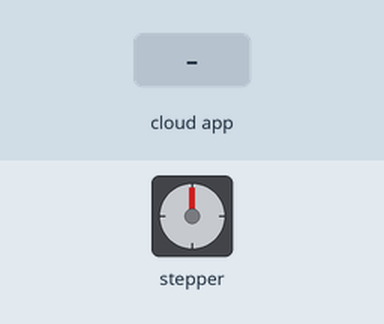
The sketch below on a simulated ESP8266 (NodeMCU). On the bench: stepper motor. Wiring (inferred from the names in the program): stepper motor (200 steps per turn assumed): coils D5, D6, D7, D8. The inputs (shaded band) are chosen by the test bench. WiFi joins after 1.5 s; servers stay silent unless stated; no MQTT or app messages arrive unless stated; what the sketch prints to the serial monitor is not drawn.

Above: at 2.7 s.
2.8 s: the phone or cloud app sets Stepper to 1
At 3.27 s:
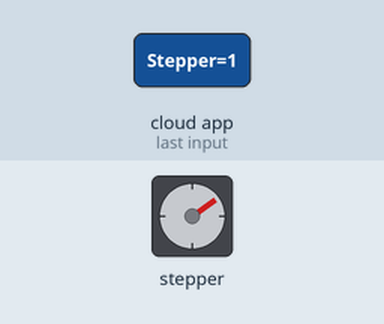
At 3.87 s:
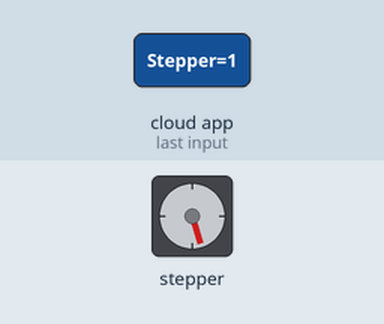
8.8 s: the phone or cloud app sets Stepper to 2
At 9.59 s:
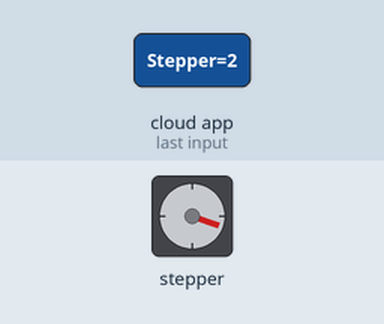
Timing chart, 0 to 17.8 s (numbered marks = the images above; inputs shaded):
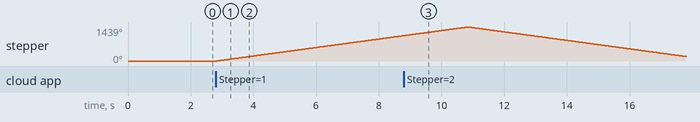

The sketch:

Program_Adafruit_Kontrol_Motor_Stepper.ino
```cpp
/***************************************
 * Project Kontrol Motor Stepper dg Adafruit
 * Board  : NodeMCU ESP8266 V3
 * Input  : Adafruit
 * Output : Stepper
 * 99 Proyek IoT
 * www.ardutech.com
 ****************************************/

#include <ESP8266WiFi.h>
#include "Adafruit_MQTT.h"
#include "Adafruit_MQTT_Client.h"
//---GANTI SESUAI DENGAN JARINGAN WIFI
//---HOTSPOT ANDA
#define WLAN_SSID       "ArdutechWiFi"   // Nama Hotspot/WiFi
#define WLAN_PASS       "12345678"       //  Password
#define AIO_SERVER      "io.adafruit.com"
#define AIO_SERVERPORT  1883                   // use 8883 for SSL
//---GANTI SESUAI DENGAN USER NAME ADAFRUIT  ANDA
#define AIO_USERNAME    "ArdutechJogja"
//---GANTI SESUAI DENGAN IO KEY ADAFRUIT ANDA
#define AIO_KEY         "aio_mAXJ90DJnEIBVj0IDmG6BIMZqMAW"
WiFiClient client;
Adafruit_MQTT_Client mqtt(&client, AIO_SERVER, AIO_SERVERPORT, AIO_USERNAME, AIO_KEY);
Adafruit_MQTT_Subscribe stepper = Adafruit_MQTT_Subscribe(&mqtt, AIO_USERNAME "/feeds/Stepper");

uint8_t IN1 = D5;
uint8_t IN2 = D6;
uint8_t IN3 = D7;
uint8_t IN4 = D8;

const uint16_t _delay = 5;
uint32_t x=0;
//=====================================================
void MQTT_connect() {
  int8_t ret;
  if (mqtt.connected()) {
    return;
  }

  Serial.print("Connecting to MQTT... ");

  uint8_t retries = 3;
  while ((ret = mqtt.connect()) != 0) { // connect will return 0 for connected
       Serial.println(mqtt.connectErrorString(ret));
       Serial.println("Retrying MQTT connection in 5 seconds...");
       mqtt.disconnect();
       delay(5000);  // wait 5 seconds
       retries--;
       if (retries == 0) {
         while (1);
       }
  }
  Serial.println("MQTT Connected!");
}
//====================
void sequence(bool a, bool b, bool c, bool d){  /* four step sequence to stepper motor */
  digitalWrite(IN1, a);
  digitalWrite(IN2, b);
  digitalWrite(IN3, c);
  digitalWrite(IN4, d);
  delay(_delay);
}
void CW(){
    sequence(HIGH, LOW, LOW, LOW);
    sequence(HIGH, HIGH, LOW, LOW);
    sequence(LOW, HIGH, LOW, LOW);
    sequence(LOW, HIGH, HIGH, LOW);
    sequence(LOW, LOW, HIGH, LOW);
    sequence(LOW, LOW, HIGH, HIGH);
    sequence(LOW, LOW, LOW, HIGH);
    sequence(HIGH, LOW, LOW, HIGH);
}
void CCW(){
    sequence(LOW, LOW, LOW, HIGH);
    sequence(LOW, LOW, HIGH, HIGH);
    sequence(LOW, LOW, HIGH, LOW);
    sequence(LOW, HIGH, HIGH, LOW);
    sequence(LOW, HIGH, LOW, LOW);
    sequence(HIGH, HIGH, LOW, LOW);
    sequence(HIGH, LOW, LOW, LOW);
    sequence(HIGH, LOW, LOW, HIGH);
}
//==================================
void setup()
{
  pinMode(IN1, OUTPUT); /* set four wires as output */
  pinMode(IN2, OUTPUT);
  pinMode(IN3, OUTPUT);
  pinMode(IN4, OUTPUT);
  Serial.begin(9600);
   delay(10);
  Serial.println(); Serial.println();
  Serial.print("Connecting to... ");
  Serial.println(WLAN_SSID);

  WiFi.begin(WLAN_SSID, WLAN_PASS);
  while (WiFi.status() != WL_CONNECTED) {
    delay(500);
    Serial.print(".");
  }
  Serial.println();

  Serial.println("WiFi connected");
  Serial.println("IP address: ");
  Serial.println(WiFi.localIP());
  mqtt.subscribe(&stepper);
}
//========================================
void loop()
{
  MQTT_connect();
  Adafruit_MQTT_Subscribe *subscription;
  while ((subscription = mqtt.readSubscription(5000))) {
    if (subscription == &stepper) {
      Serial.print(F("Got: "));
      Serial.println((char *)stepper.lastread);
      if(strcmp((char*)stepper.lastread,"1")==0){
        for( int i=0;i<200;i++)
        CW();

        }
      else if(strcmp((char*)stepper.lastread,"2")==0){
        for( int i=0;i<200;i++)
        CCW();
        }
      }
    }
}
```

Measured:
- after the input at 2.8 s, stepper: keeps turning clockwise at about 180°/s, starting at once
